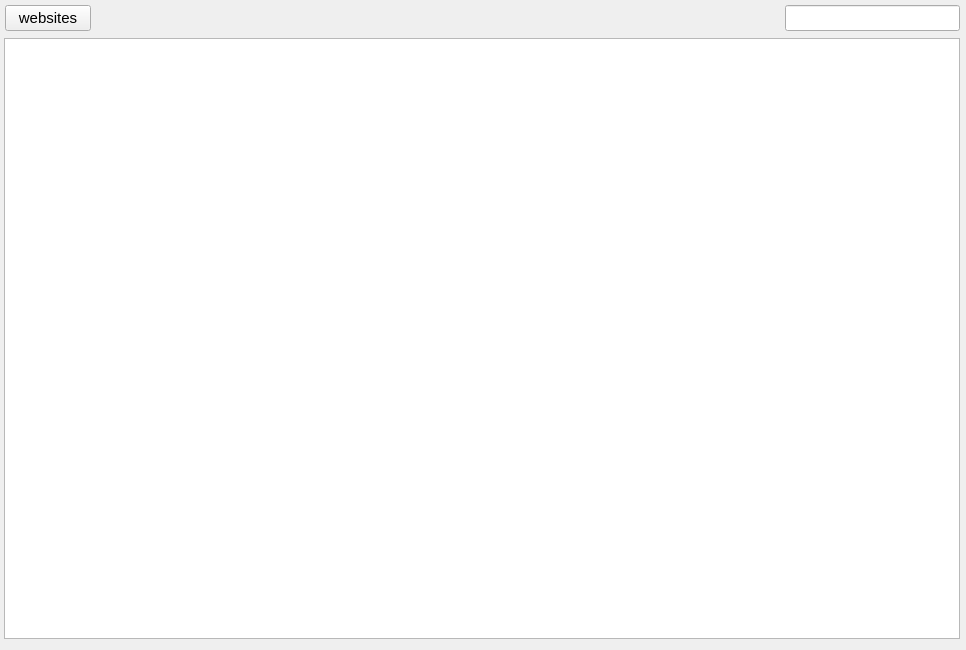
<?xml version="1.0" encoding="UTF-8"?>
<ui version="4.0">
 <class>Form</class>
 <widget class="QWidget" name="Form">
  <property name="geometry">
   <rect>
    <x>0</x>
    <y>0</y>
    <width>966</width>
    <height>650</height>
   </rect>
  </property>
  <property name="windowTitle">
   <string>Form</string>
  </property>
  <widget class="QWidget" name="widget" native="true">
   <property name="geometry">
    <rect>
     <x>0</x>
     <y>0</y>
     <width>966</width>
     <height>646</height>
    </rect>
   </property>
   <property name="styleSheet">
    <string notr="true"/>
   </property>
   <widget class="QLineEdit" name="lineEdit_38">
    <property name="geometry">
     <rect>
      <x>785</x>
      <y>5</y>
      <width>175</width>
      <height>26</height>
     </rect>
    </property>
    <property name="styleSheet">
     <string notr="true"/>
    </property>
   </widget>
   <widget class="QTableView" name="tableView_8">
    <property name="geometry">
     <rect>
      <x>4</x>
      <y>38</y>
      <width>956</width>
      <height>601</height>
     </rect>
    </property>
    <property name="styleSheet">
     <string notr="true"/>
    </property>
   </widget>
   <widget class="QPushButton" name="pushButton_45">
    <property name="geometry">
     <rect>
      <x>5</x>
      <y>5</y>
      <width>86</width>
      <height>26</height>
     </rect>
    </property>
    <property name="font">
     <font>
      <family>Ubuntu</family>
      <pointsize>11</pointsize>
      <weight>50</weight>
      <italic>false</italic>
      <bold>false</bold>
     </font>
    </property>
    <property name="styleSheet">
     <string notr="true">font: 11pt &quot;Ubuntu&quot;;</string>
    </property>
    <property name="text">
     <string>websites</string>
    </property>
   </widget>
  </widget>
 </widget>
 <resources/>
 <connections/>
</ui>
